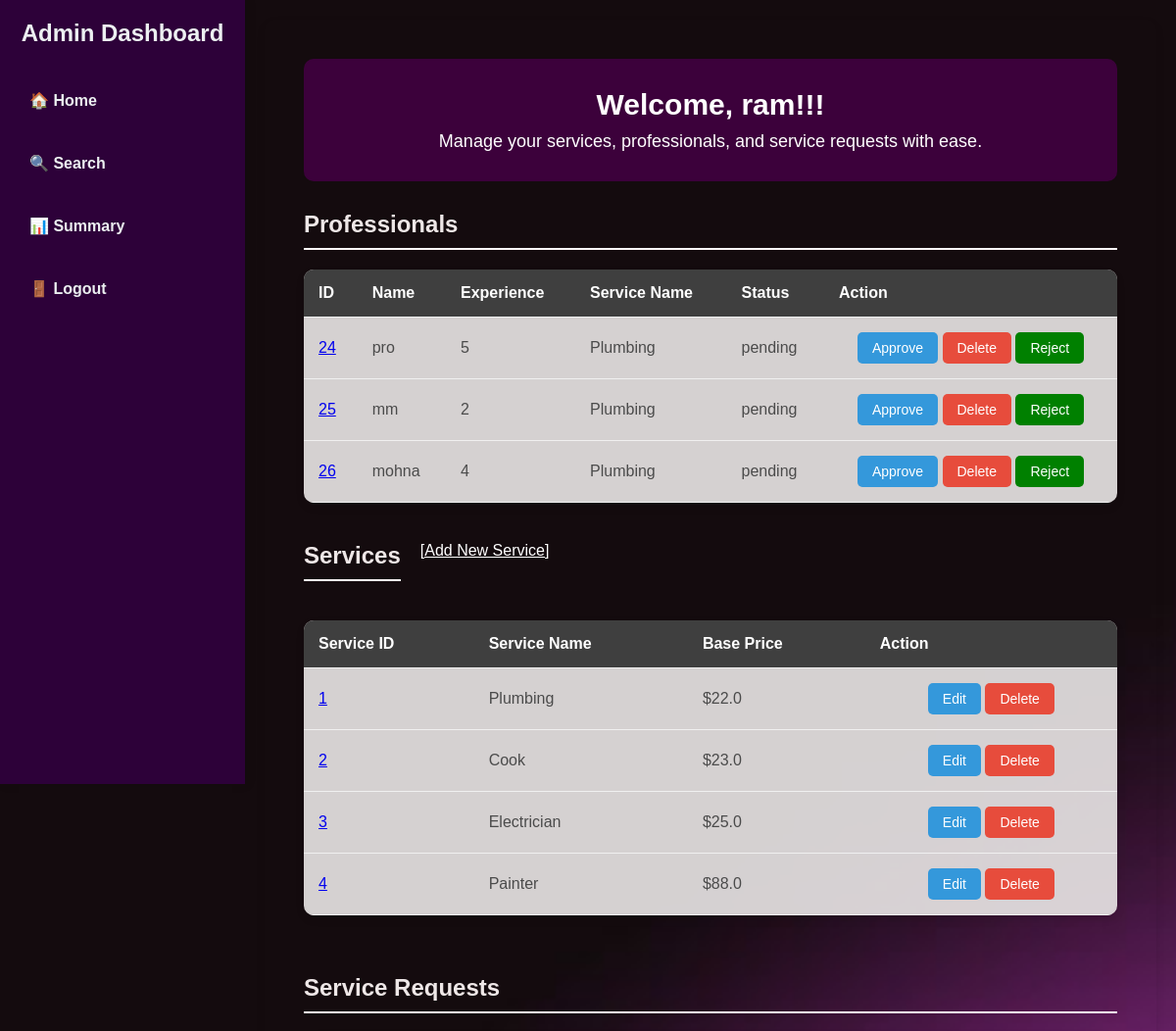
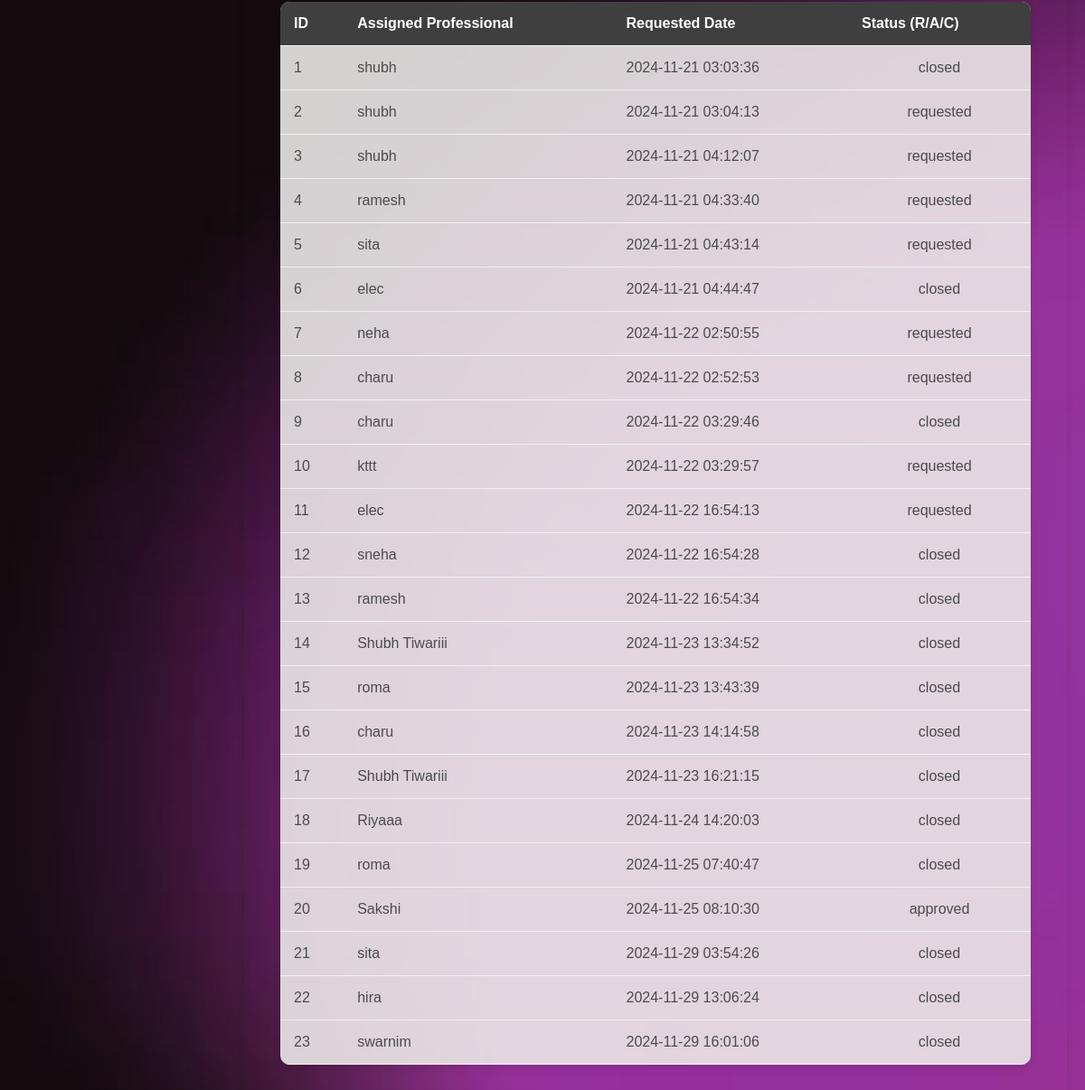
/dashboard, run on the app's committed database (2 pictures, top to bottom).
### backend/models.py (models this page shows, shortened)
class User(db.Model):
    __tablename__="User"
    user_id = db.Column(db.Integer, primary_key=True)
    uname=db.Column(db.String(20), nullable = False)
    pwd = db.Column(db.String(20), nullable = False)
    role = db.Column(db.Integer, nullable=False)
    status = db.Column(db.String(10), default='pending', nullable=False)
    customer_information = db.relationship('CustomerInformation', back_populates='user', uselist=False)
    professional_information = db.relationship('ProfessionalInformation', back_populates='user', uselist=False, cascade='all, delete-orphan' )

class ProfessionalInformation(db.Model):
    __tablename__ = "professional_information"
    user_id = db.Column(db.Integer, db.ForeignKey('User.user_id'), primary_key=True)
    email = db.Column(db.String(50), unique=True, nullable=False)
    service_name = db.Column(db.String(50), nullable=False)
    experience = db.Column(db.Integer, nullable=False)
    user = db.relationship('User', back_populates='professional_information')

class Service(db.Model):
    __tablename__ = "services"
    service_id = db.Column(db.Integer, primary_key=True)
    service_name = db.Column(db.String(255), nullable=False)
    description = db.Column(db.Text, nullable=True)
    base_price = db.Column(db.Float, nullable=False)

class ServiceRequest(db.Model):
    __tablename__ = "service_requests"
    request_id = db.Column(db.Integer, primary_key=True)
    customer_id = db.Column(db.Integer, db.ForeignKey('User.user_id'), nullable=False)
    professional_id = db.Column(db.Integer, db.ForeignKey('User.user_id'), nullable=False)
    service_id = db.Column(db.Integer, db.ForeignKey('services.service_id'), nullable=False)
    status = db.Column(db.String(20), default="requested", nullable=False)  # requested, accepted, completed, closed
    request_date = db.Column(db.DateTime, default=db.func.current_timestamp(), nullable=False)
    customer = db.relationship('User', foreign_keys=[customer_id], backref='customer_requests')
    professional = db.relationship('User', foreign_keys=[professional_id], backref='professional_requests')
    service = db.relationship('Service', backref='service_requests')

### app.py (the view)
@app.route('/dashboard')
def dashboard():
    service_requests = db.session.query(
        ServiceRequest.request_id,
        ServiceRequest.status,
        ServiceRequest.request_date.label("request_date"),
        User.uname.label("assigned_professional")
    ).join(User, ServiceRequest.professional_id == User.user_id).all()
    users = fetch_user()
    services = Service.query.all()
    admin_user_id = session.get('admin_user_id')  # Example: stored in session
    admin = User.query.filter_by(user_id=admin_user_id).first()
    admin_name = admin.uname if admin else 'Admin'  # Fallback to 'Admin' if not found
    return render_template('admin_dashboard.html', name='Admin', User=users, services=services, service_requests=service_requests)

### app.py (called while the page is built)
def fetch_user():
    users = User.query.filter_by(role=2).all()
    user_list = {
        usr.user_id: [
            usr.uname,
            usr.professional_information.experience,
            usr.professional_information.service_name,
            usr.status
        ]
        for usr in users if usr.professional_information
    }
    return user_list

### templates/admin_dashboard.html (shortened to what this page needs)
<!DOCTYPE html>
<html lang="en">
<head>
    <link rel="stylesheet" href="/static/adminhome.css">
</head>
<body>
    <div class="dashboard-container">
        <div class="sidebar">
            <h2>Admin Dashboard</h2>
            <ul>
                <li><a href="{{ url_for('dashboard') }}">🏠 Home</a></li>
                <li><a href="{{ url_for('admin_search') }}">🔍 Search</a></li>
                <li><a href="{{ url_for('admin_summary') }}">📊 Summary</a></li>
                <li><a href="{{ url_for('logout') }}">🚪 Logout</a></li>
            </ul>
        </div>
        <div class="main-content">
            <div class="welcome-banner">
                <h1>Welcome, ram!!!</h1>
                <p>Manage your services, professionals, and service requests with ease.</p>
            </div>
            {% if User %}
            <section class="section professionals">
                <h3>Professionals</h3>
                <table>
                    <thead>
                        <tr>
                            <th>ID</th>
                            <th>Name</th>
                            <th>Experience</th>
                            <th>Service Name</th>
                            <th>Status</th>
                            <th>Action</th>
                        </tr>
                    </thead>
                    <tbody>
                        {% for key, value in User.items() %}
                        {% if value[3] not in ['approved', 'rejected', 'deleted'] %}
                        <tr>
                            <td><a href="{{ url_for('professional_details', professional_id=key) }}">{{ key }}</a></td>
                            <td>{{ value[0] }}</td>
                            <td>{{ value[1] }}</td>
                            <td>{{ value[2] }}</td>
                            <td>{{ value[3] }}</td>
                            <td>
                                <form action="{{ url_for('approve_professional', professional_id=key) }}" method="post" style="display:inline;">
                                    <button type="submit" class="action-btn edit-btn">Approve</button>
                                </form>
                                <form action="{{ url_for('delete_professional', professional_id=key) }}" method="post" style="display:inline;">
                                    <button type="submit" class="action-btn delete-btn" onclick="return confirm('Are you sure you want to delete this professional?');">Delete</button>
                                </form>
                                <form action="{{ url_for('reject_professional', professional_id=key) }}" method="post" style="display:inline;">
                                    <button type="submit" class="action-btn edit-btn" style="background-color: green; color: white;">Reject</button>
                                </form>
                            </td>
                        </tr>
                        {% endif %}
                        {% endfor %}
                    </tbody>
                </table>
            </section>
            {% else %}
                <p>No professionals available.</p>
            {% endif %}
            <section class="section services">
                <h3>Services</h3>
                <table class="table table-bordered">
                    <thead>
                        <tr>
                            <th>Service ID</th>
                            <th>Service Name</th>
                            <th>Base Price</th>
                            <th>Action</th>
                        </tr>
                    </thead>
                    <a class="btn" href="{{ url_for('add_service') }}" role="button" style="color: white;">[Add New Service]</a>
                    <tbody>
                        {% for service in services %}
                        <tr>
                            <td><a href="{{ url_for('service_details', service_id=service.service_id) }}">{{ service.service_id }}</a></td>
                            <td>{{ service.service_name }}</td>
                            <td>${{ service.base_price }}</td>
                            <td>
                                <form action="{{ url_for('edit_service', service_id=service.service_id) }}" method="get" style="display:inline;">
                                    <button type="submit" class="action-btn edit-btn">Edit</button>
                                </form>
                                <form action="{{ url_for('delete_service', service_id=service.service_id) }}" method="post" style="display:inline;">
                                    <button type="submit" class="action-btn delete-btn" onclick="return confirm('Are you sure you want to delete this service?');">Delete</button>
                                </form>
                            </td>
                        </tr>
                        {% endfor %}
                    </tbody>
                </table>
            </section>
            <section class="section service-requests">
                <h3>Service Requests</h3>
                <table>
                    <thead>
                        <tr>
                            <th>ID</th>
                            <th>Assigned Professional</th>
                            <th>Requested Date</th>
                            <th>Status (R/A/C)</th>
                        </tr>
                    </thead>
                    <tbody>
                        {% for request in service_requests %}
                        <tr>
                            <td>{{ request.request_id }}</td>
                            <td>{{ request.assigned_professional }}</td>
                            <td>{{ request.request_date.strftime('%Y-%m-%d %H:%M:%S') }}</td>
                            <td>{{ request.status }}</td>
                        </tr>
                        {% endfor %}
                    </tbody>
                </table>
            </section>
        </div>
    </div>
</body>
</html>

### static/adminhome.css (style rules this page uses)
* { margin: 0; padding: 0; box-sizing: border-box; font-family: 'Poppins', sans-serif; }
body { background: url('/static/images/hehr.jpg') no-repeat center center/cover; color: #4b4b4b; }
.dashboard-container { display: flex; }
.sidebar { width: 250px; background-color: rgba(48, 1, 63, 0.9); color: white; height: 100vh; padding: 20px; position: sticky; top: 0; box-shadow: 2px 0px 10px rgba(0, 0, 0, 0.1); }
.sidebar h2 { color: #ecf0f1; text-align: center; margin-bottom: 30px; }
.sidebar ul { list-style-type: none; }
.sidebar ul li { padding: 15px 10px; margin-bottom: 15px; transition: background-color 0.3s; border-radius: 8px; }
.sidebar ul li a { color: #ecf0f1; text-decoration: none; font-weight: 600; display: block; width: 100%; font-size: 16px; }
.main-content { flex-grow: 1; padding: 40px; background-color: transparent; box-shadow: 0px 4px 8px rgba(0, 0, 0, 0.1); border-radius: 10px; margin: 20px; }
.welcome-banner { background-color: rgba(65, 1, 65, 0.9); color: white; padding: 30px; border-radius: 10px; text-align: center; margin-bottom: 30px; }
.welcome-banner h1 { font-size: 30px; margin-bottom: 10px; }
.welcome-banner p { font-size: 18px; margin: 0; }
.section { margin-bottom: 40px; }
h3 { margin-bottom: 20px; font-size: 24px; color: #eee7e7; border-bottom: 2px solid #fef9f9; padding-bottom: 10px; }
table { width: 100%; border-collapse: collapse; margin-bottom: 20px; background-color: rgba(234, 231, 231, 0.9); border-radius: 10px; overflow: hidden; box-shadow: 0px 4px 8px rgba(0, 0, 0, 0.1); }
table th, table td { padding: 15px; border-bottom: 1px solid #f0f0f0; text-align: left; font-size: 16px; }
table th { background-color: #3f3f3f; color: white; font-weight: 600; }
table td:last-child { text-align: center; }
table td button.action-btn { padding: 8px 15px; background-color: #027727; color: white; border: none; cursor: pointer; border-radius: 5px; font-size: 14px; }
table td button.edit-btn { background-color: #3498DB; }
table td button.delete-btn { background-color: #E74C3C; }
.services { display: flex; gap: 20px; flex-wrap: wrap; }

### data on the page
User: uname "pro", status "pending"
ProfessionalInformation: service_name "Plumbing"
User: uname "mm", status "pending"
ProfessionalInformation: service_name "Plumbing"
User: uname "mohna", status "pending"
ProfessionalInformation: service_name "Plumbing"
Service: service_id "1", service_name "Plumbing", base_price "22.0"
Service: service_id "2", service_name "Cook", base_price "23.0"
Service: service_id "3", service_name "Electrician", base_price "25.0"
Service: service_id "4", service_name "Painter", base_price "88.0"
ServiceRequest: request_id "1", assigned_professional "shubh", request_date "2024-11-21 03:03:36", status "closed"
ServiceRequest: request_id "2", assigned_professional "shubh", request_date "2024-11-21 03:04:13", status "requested"
ServiceRequest: request_id "3", assigned_professional "shubh", request_date "2024-11-21 04:12:07", status "requested"
ServiceRequest: request_id "4", assigned_professional "ramesh", request_date "2024-11-21 04:33:40", status "requested"
ServiceRequest: request_id "5", assigned_professional "sita", request_date "2024-11-21 04:43:14", status "requested"
ServiceRequest: request_id "6", assigned_professional "elec", request_date "2024-11-21 04:44:47", status "closed"
ServiceRequest: request_id "7", assigned_professional "neha", request_date "2024-11-22 02:50:55", status "requested"
ServiceRequest: request_id "8", assigned_professional "charu", request_date "2024-11-22 02:52:53", status "requested"
ServiceRequest: request_id "9", assigned_professional "charu", request_date "2024-11-22 03:29:46", status "closed"
ServiceRequest: request_id "10", assigned_professional "kttt", request_date "2024-11-22 03:29:57", status "requested"
ServiceRequest: request_id "11", assigned_professional "elec", request_date "2024-11-22 16:54:13", status "requested"
ServiceRequest: request_id "12", assigned_professional "sneha", request_date "2024-11-22 16:54:28", status "closed"
ServiceRequest: request_id "13", assigned_professional "ramesh", request_date "2024-11-22 16:54:34", status "closed"
ServiceRequest: request_id "14", assigned_professional "Shubh Tiwariii", request_date "2024-11-23 13:34:52", status "closed"
ServiceRequest: request_id "15", assigned_professional "roma", request_date "2024-11-23 13:43:39", status "closed"
ServiceRequest: request_id "16", assigned_professional "charu", request_date "2024-11-23 14:14:58", status "closed"
ServiceRequest: request_id "17", assigned_professional "Shubh Tiwariii", request_date "2024-11-23 16:21:15", status "closed"
ServiceRequest: request_id "18", assigned_professional "Riyaaa", request_date "2024-11-24 14:20:03", status "closed"
ServiceRequest: request_id "19", assigned_professional "roma", request_date "2024-11-25 07:40:47", status "closed"
ServiceRequest: request_id "20", assigned_professional "Sakshi", request_date "2024-11-25 08:10:30", status "approved"
ServiceRequest: request_id "21", assigned_professional "sita", request_date "2024-11-29 03:54:26", status "closed"
ServiceRequest: request_id "22", assigned_professional "hira", request_date "2024-11-29 13:06:24", status "closed"
ServiceRequest: request_id "23", assigned_professional "swarnim", request_date "2024-11-29 16:01:06", status "closed"

### other printed values
{{ key }} "24" "25" "26"
{{ value[1] }} "5" "2" "4"
